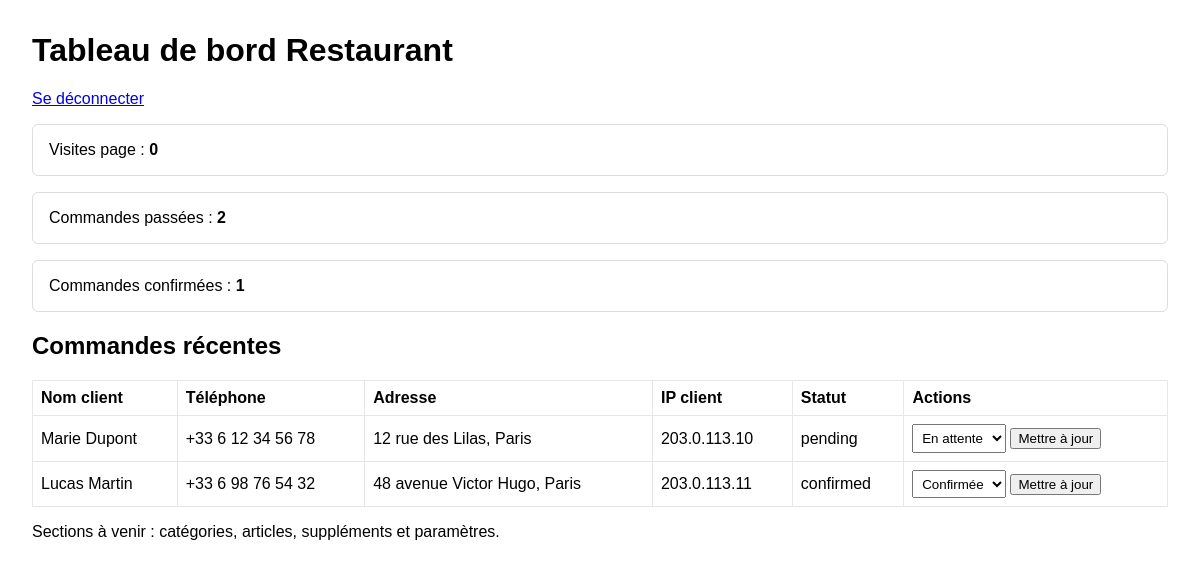
Screenshot of /restaurant (signed in) with the database file from the repository.
### tables this page shows
CREATE TABLE orders (
    id INT AUTO_INCREMENT PRIMARY KEY,
    restaurant_id INT NOT NULL,
    customer_name VARCHAR(150) NOT NULL,
    customer_phone VARCHAR(50) NOT NULL,
    customer_address VARCHAR(255) NOT NULL,
    customer_ip VARCHAR(45) NOT NULL,
    status VARCHAR(50) NOT NULL DEFAULT 'pending',
    created_at TIMESTAMP DEFAULT CURRENT_TIMESTAMP,
    FOREIGN KEY (restaurant_id) REFERENCES restaurants(id) ON DELETE CASCADE
);

### src/Controller/BaseController.php (called while the page is built, shortened)
<?php
abstract class BaseController
{
    protected function render(string $template, array $data = []): void
    {
        extract($data, EXTR_SKIP);
        require __DIR__ . '/../../templates/' . $template . '.php';
    }
}

### src/Controller/RestaurantController.php (called while the page is built, shortened)
<?php
final class RestaurantController extends BaseController
{
    public function dashboard(): void
    {
        $restaurantId = Auth::restaurantId() ?? 0;
        $orderRepository = new OrderRepository($this->db);
        $stats = $orderRepository->statsByRestaurant($restaurantId);
        $orders = $orderRepository->listByRestaurant($restaurantId);
        $this->render('restaurant-dashboard', [
            'stats' => $stats,
            'orders' => $orders,
            'isImpersonating' => Auth::isImpersonating(),
        ]);
    }
}

### public/index.php (called while the page is built, shortened)
<?php
require __DIR__ . '/../src/Controller/BaseController.php';
require __DIR__ . '/../src/Controller/RestaurantController.php';
require __DIR__ . '/../src/Repository/OrderRepository.php';
$config = Config::fromEnv();
$db = new Database($config);
$router = new Router();
$router->get('/', function () use ($db, $config): void {
    $controller = new ClientController($db, $config);
    $controller->index();
});
$router->get('/restaurant', function () use ($db, $config): void {
    $controller = new RestaurantController($db, $config);
    $controller->dashboard();
});
$router->get('/restaurant/login', function () use ($db, $config): void {
    $controller = new RestaurantController($db, $config);
    $controller->showLogin();
});
$router->post('/restaurant/login', function () use ($db, $config): void {
    $controller = new RestaurantController($db, $config);
    $controller->login();
});
$router->post('/restaurant/orders/status', function () use ($db, $config): void {
    $controller = new RestaurantController($db, $config);
    $controller->updateOrderStatus();
});
$router->get('/admin', function () use ($db, $config): void {
    $controller = new AdminController($db, $config);
    $controller->dashboard();
});
$router->get('/admin/login', function () use ($db, $config): void {
    $controller = new AdminController($db, $config);
    $controller->showLogin();
});
$router->post('/admin/login', function () use ($db, $config): void {
    $controller = new AdminController($db, $config);
    $controller->login();
});
$router->post('/admin/settings/distance', function () use ($db, $config): void {
    $controller = new AdminController($db, $config);
    $controller->updateDistance();
});
$router->get('/admin/restaurants/toggle', function () use ($db, $config): void {
    $controller = new AdminController($db, $config);
    $controller->toggleRestaurantValidation();
});
$router->get('/admin/restaurants/delete', function () use ($db, $config): void {
    $controller = new AdminController($db, $config);
    $controller->deleteRestaurant();
});
$router->get('/admin/impersonate', function () use ($db, $config): void {
    $controller = new AdminController($db, $config);
    $controller->impersonate();
});
$router->get('/admin/stop-impersonation', function () use ($db, $config): void {
    $controller = new AdminController($db, $config);
    $controller->stopImpersonation();
});
$router->get('/logout', function (): void {
    Auth::logout();
    header('Location: /');
    exit;
});
$router->dispatch($_SERVER['REQUEST_METHOD'] ?? 'GET', $_SERVER['REQUEST_URI'] ?? '/');

### src/Router.php (called while the page is built, shortened)
<?php
final class Router
{
    private array $routes = [];
    public function get(string $path, callable $handler): void
    {
        $this->routes['GET ' . $path] = $handler;
    }
    public function post(string $path, callable $handler): void
    {
        $this->routes['POST ' . $path] = $handler;
    }
    public function dispatch(string $method, string $uri): void
    {
        $path = parse_url($uri, PHP_URL_PATH) ?: '/';
        $key = strtoupper($method) . ' ' . $path;
        $handler = $this->routes[$key];
        $handler();
    }
}

### src/Repository/OrderRepository.php (called while the page is built, shortened)
<?php
final class OrderRepository
{
    private Database $db;
    public function __construct(Database $db)
    {
        $this->db = $db;
    }
    public function listByRestaurant(int $restaurantId): array
    {
        try {
            $connection = $this->db->connection();
            $statement = $connection->prepare(
                'SELECT id, customer_name, customer_phone, customer_address, customer_ip, status, created_at FROM orders WHERE restaurant_id = :restaurant_id ORDER BY created_at DESC'
            );
            $statement->execute(['restaurant_id' => $restaurantId]);
            return $statement->fetchAll();
        } catch (PDOException $exception) {
            return [];
        }
    }
    public function statsByRestaurant(int $restaurantId): array
    {
        $default = [
            'visites_page' => 0,
            'commandes_passees' => 0,
            'commandes_confirmees' => 0,
        ];
        try {
            $connection = $this->db->connection();
            $statement = $connection->prepare(
                "SELECT COUNT(*) AS total, SUM(CASE WHEN status = 'confirmed' THEN 1 ELSE 0 END) AS confirmed FROM orders WHERE restaurant_id = :restaurant_id"
            );
            $statement->execute(['restaurant_id' => $restaurantId]);
            $row = $statement->fetch();
            return [
                'visites_page' => 0,
                'commandes_passees' => (int) ($row['total'] ?? 0),
                'commandes_confirmees' => (int) ($row['confirmed'] ?? 0),
            ];
        } catch (PDOException $exception) {
            return $default;
        }
    }
}

### templates/restaurant-dashboard.php (the view, shortened to what this page needs)
<!DOCTYPE html>
<html lang="fr">
<head>
</head>
<body>
    <h1>Tableau de bord Restaurant</h1>
    <p><a href="/logout">Se déconnecter</a></p>
    <div class="stat">Visites page : <strong><?= htmlspecialchars((string) $stats['visites_page']) ?></strong></div>
    <div class="stat">Commandes passées : <strong><?= htmlspecialchars((string) $stats['commandes_passees']) ?></strong></div>
    <div class="stat">Commandes confirmées : <strong><?= htmlspecialchars((string) $stats['commandes_confirmees']) ?></strong></div>
    <h2>Commandes récentes</h2>
    <?php if (empty($orders)) : ?>
        <p>Aucune commande pour le moment.</p>
    <?php else : ?>
        <table>
            <thead>
                <tr>
                    <th>Nom client</th>
                    <th>Téléphone</th>
                    <th>Adresse</th>
                    <th>IP client</th>
                    <th>Statut</th>
                    <th>Actions</th>
                </tr>
            </thead>
            <tbody>
                <?php foreach ($orders as $order) : ?>
                    <tr>
                        <td><?= htmlspecialchars((string) $order['customer_name']) ?></td>
                        <td><?= htmlspecialchars((string) $order['customer_phone']) ?></td>
                        <td><?= htmlspecialchars((string) $order['customer_address']) ?></td>
                        <td><?= htmlspecialchars((string) $order['customer_ip']) ?></td>
                        <td><?= htmlspecialchars((string) $order['status']) ?></td>
                        <td>
                            <form method="post" action="/restaurant/orders/status">
                                <select name="status">
                                    <option value="pending" <?= $order['status'] === 'pending' ? 'selected' : '' ?>>En attente</option>
                                    <option value="confirmed" <?= $order['status'] === 'confirmed' ? 'selected' : '' ?>>Confirmée</option>
                                </select>
                                <button type="submit">Mettre à jour</button>
                            </form>
                        </td>
                    </tr>
                <?php endforeach; ?>
            </tbody>
        </table>
    <?php endif; ?>
    <p>Sections à venir : catégories, articles, suppléments et paramètres.</p>
</body>
</html>

### templates/restaurant-dashboard.php (style rules this page uses)
body { font-family: Arial, sans-serif; margin: 2rem; }
.stat { border: 1px solid #ddd; padding: 1rem; margin-bottom: 1rem; border-radius: 6px; }
table { width: 100%; border-collapse: collapse; margin-top: 1rem; }
th, td { border: 1px solid #e5e7eb; padding: 0.5rem; text-align: left; }
select { padding: 0.3rem; }

### rows the page displays
orders: customer_name "Marie Dupont", customer_phone "+33 6 12 34 56 78", customer_address "12 rue des Lilas, Paris", customer_ip "203.0.113.10", status "pending", status "En attente"
orders: customer_name "Lucas Martin", customer_phone "+33 6 98 76 54 32", customer_address "48 avenue Victor Hugo, Paris", customer_ip "203.0.113.11", status "confirmed", status "Confirmée"

### other values shown
$stats['visites_page'] "0"
$stats['commandes_passees'] "2"
$stats['commandes_confirmees'] "1"
